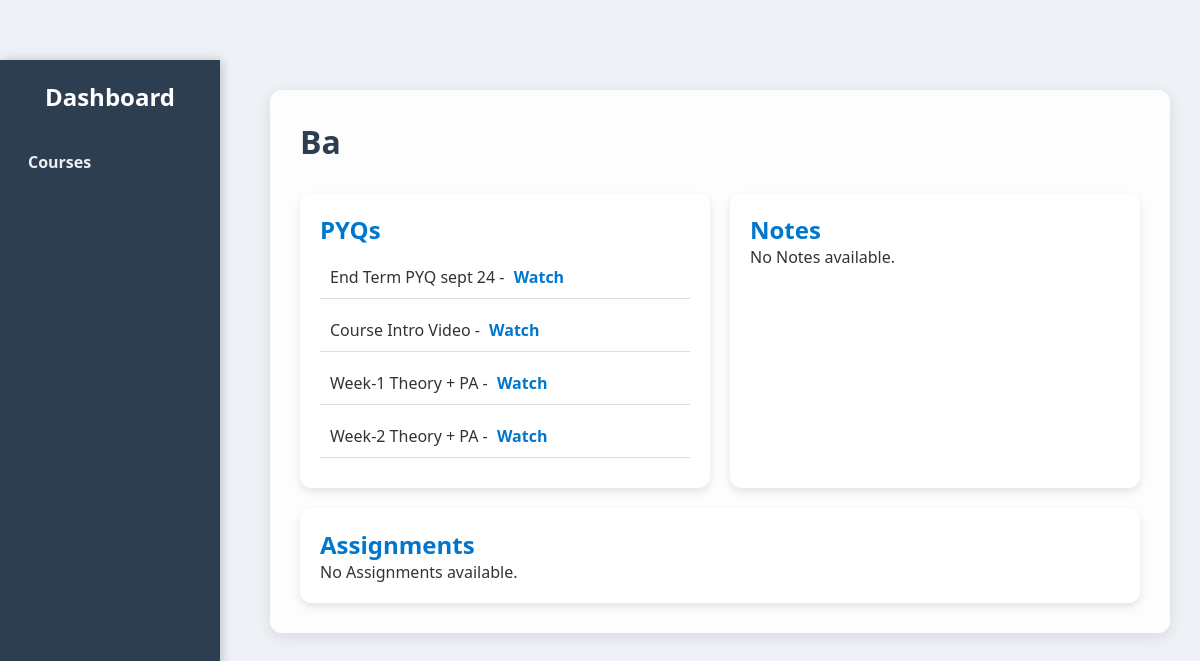
The page /course/1 on the database as committed earlier.
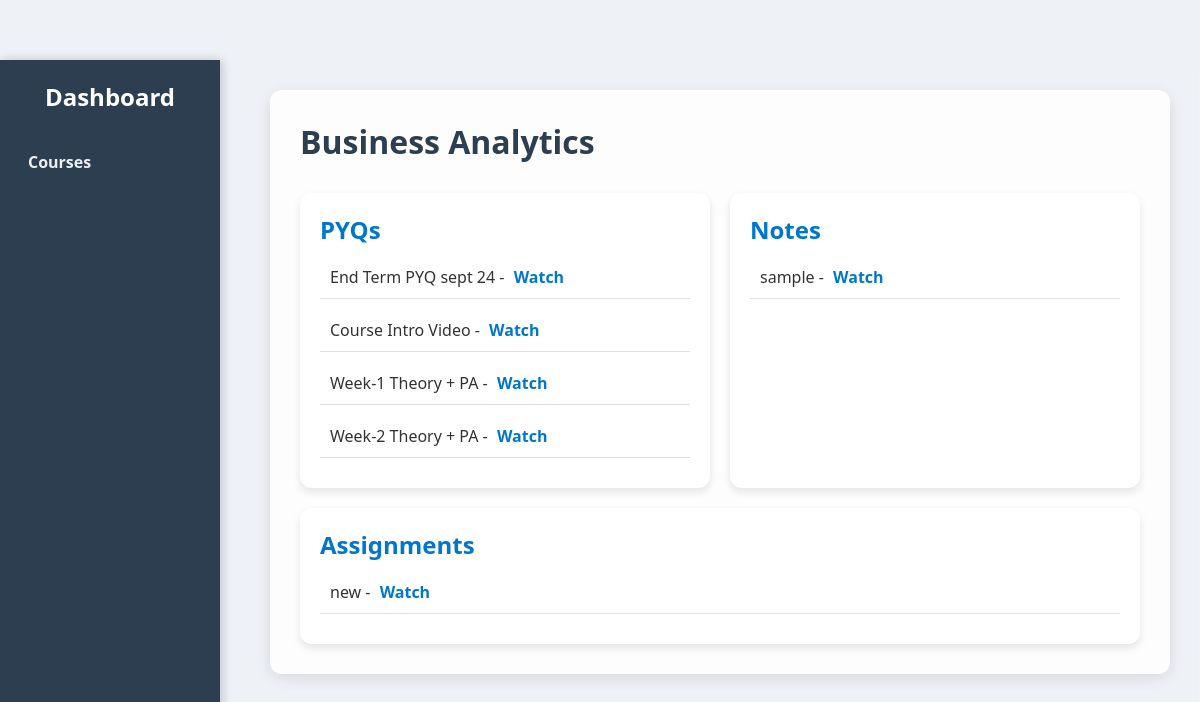
The same page on the database as committed later.
### tables this page shows
CREATE TABLE courses (
            id INTEGER PRIMARY KEY AUTOINCREMENT,
            name TEXT NOT NULL
        );

CREATE TABLE pyqs (
            id INTEGER PRIMARY KEY AUTOINCREMENT,
            course_id INTEGER NOT NULL,
            name TEXT NOT NULL,
            yt_link TEXT, watch_count INTEGER DEFAULT 0,
            FOREIGN KEY (course_id) REFERENCES courses(id)
        );

CREATE TABLE notes (
            id INTEGER PRIMARY KEY AUTOINCREMENT,
            course_id INTEGER NOT NULL,
            name TEXT NOT NULL,
            yt_link TEXT, watch_count INTEGER DEFAULT 0,
            FOREIGN KEY (course_id) REFERENCES courses(id)
        );

CREATE TABLE assignments (
            id INTEGER PRIMARY KEY AUTOINCREMENT,
            course_id INTEGER NOT NULL,
            name TEXT NOT NULL,
            yt_link TEXT, watch_count INTEGER DEFAULT 0,
            FOREIGN KEY (course_id) REFERENCES courses(id)
        );

### app.py (the view)
@app.route('/course/<int:course_id>')
def course_detail(course_id):
    conn = sqlite3.connect('database.db')
    c = conn.cursor()
    c.execute('SELECT name FROM courses WHERE id=?', (course_id,))
    course = c.fetchone()
    c.execute('SELECT id, name, yt_link, watch_count FROM pyqs WHERE course_id=?', (course_id,))
    pyqs = c.fetchall()
    c.execute('SELECT id, name, yt_link, watch_count FROM notes WHERE course_id=?', (course_id,))
    notes = c.fetchall()
    c.execute('SELECT id, name, yt_link, watch_count FROM assignments WHERE course_id=?', (course_id,))
    assignments = c.fetchall()
    conn.close()
    if course:
        admin_mode = session.get('admin_mode', False)
        return render_template('course_detail.html',
                               course_id=course_id,
                               course_name=course[0],
                               pyqs=pyqs,
                               notes=notes,
                               assignments=assignments,
                               admin_mode=admin_mode)
    else:
        return "Course not found"

### templates/course_detail.html (shortened to what this page needs)
<!DOCTYPE html>
<html lang="en">
<head>
    <link rel="stylesheet" href="{{ url_for('static', filename='style.css') }}">
</head>
<body>
<div class="sidebar">
    <h2>Dashboard</h2>
    <a href="{{ url_for('course_view') }}">Courses</a>
</div>
<div class="main-content">
    <div class="container">
        <h1>{{ course_name }}</h1>
        <div class="boxes">
            <div class="box">
                <h2>PYQs</h2>
                {% if pyqs %}
                    <ul class="item-list">
                        {% for pyq in pyqs %}
                            <li>
                                {{ pyq[1] }}
                                {% if pyq[2] %}
                                    - <a href="{{ url_for('increment_watch', pyq_id=pyq[0]) }}" target="_blank" class="watch-link">
                                        {% if admin_mode %}
                                            <span class="eye-icon">👁️</span> ({{ pyq[3] }})
                                        {% else %}
                                            Watch
                                        {% endif %}
                                      </a>
                                {% endif %}
                            </li>
                        {% endfor %}
                    </ul>
                {% else %}
                    <p>No PYQs available.</p>
                {% endif %}
            </div>
            <div class="box">
                <h2>Notes</h2>
                {% if notes %}
                    <ul class="item-list">
                        {% for note in notes %}
                            <li>
                                {{ note[1] }}
                                {% if note[2] %}
                                    - <a href="{{ url_for('increment_watch_note', note_id=note[0]) }}" target="_blank" class="watch-link">
                                        {% if admin_mode %}
                                            <span class="eye-icon">👁️</span> ({{ note[3]|default(0) }})
                                        {% else %}
                                            Watch
                                        {% endif %}
                                      </a>
                                {% endif %}
                            </li>
                        {% endfor %}
                    </ul>
                {% else %}
                    <p>No Notes available.</p>
                {% endif %}
            </div>
            <div class="box">
                <h2>Assignments</h2>
                {% if assignments %}
                    <ul class="item-list">
                        {% for assignment in assignments %}
                            <li>
                                {{ assignment[1] }}
                                {% if assignment[2] %}
                                    - <a href="{{ url_for('increment_watch_assignment', assignment_id=assignment[0]) }}" target="_blank" class="watch-link">
                                        {% if admin_mode %}
                                            <span class="eye-icon">👁️</span> ({{ assignment[3]|default(0) }})
                                        {% else %}
                                            Watch
                                        {% endif %}
                                      </a>
                                {% endif %}
                            </li>
                        {% endfor %}
                    </ul>
                {% else %}
                    <p>No Assignments available.</p>
                {% endif %}
            </div>
        </div>
    </div>
</div>
</body>
</html>

### static/style.css (style rules this page uses)
body { font-family: 'Poppins', sans-serif; background-color: #e9edf5; color: #333333; margin: 0; padding: 20px; min-height: 100vh; }
.container { max-width: 900px; margin: auto; background: #f0dbdb; padding: 30px; border-radius: 12px; box-shadow: 0 4px 20px rgba(0, 0, 0, 0.1); }
a { color: #3498db; text-decoration: none; font-weight: 500; }
.watch-link { color: #f39c12; }
body { margin: 0; padding: 0; font-family: 'Poppins', sans-serif; background: url('/static/bg.jpg') no-repeat center center fixed; background-size: cover; backdrop-filter: blur(5px); min-height: 100vh; color: #333; }
.sidebar { position: fixed; top: 0; left: 0; width: 220px; height: 100%; background-color: #2c3e50; padding: 30px 20px; box-shadow: 2px 0 10px rgba(0, 0, 0, 0.2); }
.sidebar h2 { color: #ecf0f1; text-align: center; margin-bottom: 40px; }
.sidebar a { display: block; color: #bdc3c7; text-decoration: none; margin: 15px 0; font-size: 18px; }
.main-content { margin-left: 240px; padding: 40px; }
.container { background: rgba(255, 255, 255, 0.85); padding: 30px; border-radius: 12px; box-shadow: 0 4px 15px rgba(0, 0, 0, 0.1); }
a { color: #2980b9; text-decoration: none; font-weight: 600; }
.sidebar { position: fixed; top: 0; left: 0; width: 220px; height: 100%; background-color: #f44336; padding-top: 20px; display: flex; flex-direction: column; align-items: center; }
.sidebar h2 { color: white; margin-bottom: 30px; }
.sidebar a { text-decoration: none; color: white; padding: 10px 20px; width: 100%; text-align: left; font-size: 18px; transition: background 0.3s; }
.main-content { margin-left: 240px; padding: 20px; }
* { margin: 0; padding: 0; box-sizing: border-box; font-family: 'Segoe UI', Tahoma, Geneva, Verdana, sans-serif; }
.sidebar { position: fixed; top: 0; left: 0; width: 220px; height: 100%; background-color: #2c3e50; padding: 20px 0; display: flex; flex-direction: column; align-items: center; }
.sidebar h2 { color: white; margin-bottom: 30px; font-size: 24px; }
.sidebar a { color: white; text-decoration: none; padding: 12px 20px; width: 100%; text-align: left; font-size: 18px; transition: background 0.3s; }
.main-content { margin-left: 220px; margin-top: 60px; padding: 20px; }
.sidebar { width: 250px; background-color: #2c3e50; min-height: 100vh; position: fixed; padding: 20px 10px; box-sizing: border-box; transition: width 0.3s; }
.main-content { margin-left: 250px; padding: 20px; padding-top: 100px; transition: margin-left 0.3s; }
body { margin: 0; font-family: Arial, sans-serif; background-color: #f4f4f4; }
.sidebar { position: fixed; left: 0; top: 0; width: 200px; height: 100%; background: #333; color: white; padding: 20px; }
.sidebar a { display: block; color: white; text-decoration: none; margin: 10px 0; }
.main-content { margin-left: 220px; padding: 20px; }
.box { background: white; flex: 1; min-width: 250px; padding: 20px; border-radius: 10px; box-shadow: 0 2px 8px rgba(0,0,0,0.1); }
.item-list { list-style: none; padding: 0; }
.watch-link, .edit-link, .delete-link { color: #3498db; text-decoration: none; margin-left: 5px; }
body { margin: 0; padding: 0; font-family: 'Segoe UI', Tahoma, Geneva, Verdana, sans-serif; background-color: #eef2f7; }
.sidebar { position: fixed; width: 220px; height: 100%; background-color: #2c3e50; color: #fff; padding: 20px; }
.sidebar h2 { margin-bottom: 20px; font-size: 24px; text-align: center; }
.sidebar a { display: block; margin: 10px 0; color: #ecf0f1; text-decoration: none; font-size: 16px; padding: 8px; border-radius: 6px; transition: background-color 0.3s ease; }
.main-content { margin-left: 240px; padding: 30px; }
.container { max-width: 1000px; margin: auto; }
h1 { font-size: 32px; margin-bottom: 30px; color: #2c3e50; }
.boxes { display: flex; gap: 20px; flex-wrap: wrap; }
.box { flex: 1 1 300px; background-color: #fff; padding: 20px; border-radius: 12px; box-shadow: 0 4px 8px rgba(0,0,0,0.1); }
.box h2 { margin-top: 0; font-size: 24px; color: #0077cc; }
.item-list li { margin: 10px 0; padding: 10px; border-bottom: 1px solid #ddd; }
.item-list a { color: #0077cc; text-decoration: none; margin-left: 5px; }

### templates/course_detail.html (style rules this page uses)
.watch-link { color: #3498db; font-weight: bold; text-decoration: none; transition: transform 0.2s, color 0.2s; }

Rows that differ between the two databases and show on the page:
changed courses: name "Ba" → "Business Analytics"
added notes: name "sample"
added assignments: name "new"
Other text that changed with them:
text no longer shown: "No Notes available. No Assignments available."
